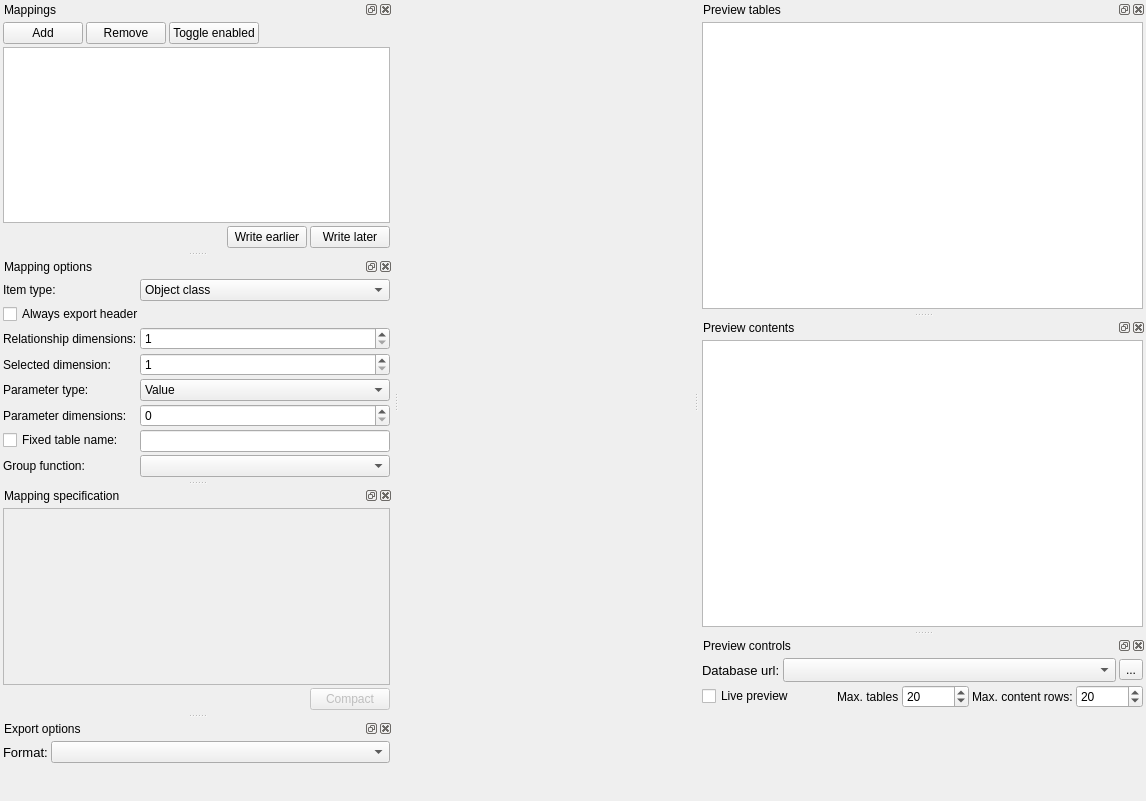
<?xml version="1.0" encoding="UTF-8"?>
<!--
######################################################################################################################
# Copyright (C) 2017-2022 Spine project consortium
# This file is part of Spine Items.
# Spine Items is free software: you can redistribute it and\/or modify it under the terms of the GNU Lesser General
# Public License as published by the Free Software Foundation, either version 3 of the License, or (at your option)
# any later version. This program is distributed in the hope that it will be useful, but WITHOUT ANY WARRANTY;
# without even the implied warranty of MERCHANTABILITY or FITNESS FOR A PARTICULAR PURPOSE. See the GNU Lesser General
# Public License for more details. You should have received a copy of the GNU Lesser General Public License along with
# this program. If not, see <http:\/\/www.gnu.org\/licenses\/>.
######################################################################################################################
-->
<ui version="4.0">
 <class>MainWindow</class>
 <widget class="QMainWindow" name="MainWindow">
  <property name="geometry">
   <rect>
    <x>0</x>
    <y>0</y>
    <width>1146</width>
    <height>801</height>
   </rect>
  </property>
  <property name="windowTitle">
   <string>MainWindow</string>
  </property>
  <property name="dockNestingEnabled">
   <bool>true</bool>
  </property>
  <widget class="QWidget" name="centralwidget"/>
  <widget class="QDockWidget" name="mappings_dock">
   <property name="windowTitle">
    <string>Mappings</string>
   </property>
   <attribute name="dockWidgetArea">
    <number>1</number>
   </attribute>
   <widget class="QWidget" name="dockWidgetContents">
    <layout class="QVBoxLayout" name="verticalLayout">
     <property name="spacing">
      <number>3</number>
     </property>
     <property name="leftMargin">
      <number>3</number>
     </property>
     <property name="topMargin">
      <number>3</number>
     </property>
     <property name="rightMargin">
      <number>3</number>
     </property>
     <property name="bottomMargin">
      <number>3</number>
     </property>
     <item>
      <layout class="QHBoxLayout" name="horizontalLayout_2">
       <item>
        <widget class="QPushButton" name="add_mapping_button">
         <property name="text">
          <string>Add</string>
         </property>
        </widget>
       </item>
       <item>
        <widget class="QPushButton" name="remove_mapping_button">
         <property name="text">
          <string>Remove</string>
         </property>
        </widget>
       </item>
       <item>
        <widget class="QPushButton" name="toggle_enabled_button">
         <property name="toolTip">
          <string>Enable or disable all mappings at once.</string>
         </property>
         <property name="text">
          <string>Toggle enabled</string>
         </property>
        </widget>
       </item>
       <item>
        <spacer name="horizontalSpacer_2">
         <property name="orientation">
          <enum>Qt::Horizontal</enum>
         </property>
         <property name="sizeHint" stdset="0">
          <size>
           <width>40</width>
           <height>20</height>
          </size>
         </property>
        </spacer>
       </item>
      </layout>
     </item>
     <item>
      <widget class="QTableView" name="mappings_table">
       <property name="contextMenuPolicy">
        <enum>Qt::CustomContextMenu</enum>
       </property>
       <property name="selectionBehavior">
        <enum>QAbstractItemView::SelectRows</enum>
       </property>
       <property name="showGrid">
        <bool>false</bool>
       </property>
       <attribute name="verticalHeaderVisible">
        <bool>false</bool>
       </attribute>
      </widget>
     </item>
     <item>
      <layout class="QHBoxLayout" name="horizontalLayout_6">
       <item>
        <spacer name="horizontalSpacer_4">
         <property name="orientation">
          <enum>Qt::Horizontal</enum>
         </property>
         <property name="sizeHint" stdset="0">
          <size>
           <width>40</width>
           <height>20</height>
          </size>
         </property>
        </spacer>
       </item>
       <item>
        <widget class="QPushButton" name="write_earlier_button">
         <property name="toolTip">
          <string>Prioratize mapping.</string>
         </property>
         <property name="text">
          <string>Write earlier</string>
         </property>
        </widget>
       </item>
       <item>
        <widget class="QPushButton" name="write_later_button">
         <property name="toolTip">
          <string>Deprioratize mapping.</string>
         </property>
         <property name="text">
          <string>Write later</string>
         </property>
        </widget>
       </item>
      </layout>
     </item>
    </layout>
   </widget>
  </widget>
  <widget class="QDockWidget" name="mapping_options_dock">
   <property name="windowTitle">
    <string>Mapping options</string>
   </property>
   <attribute name="dockWidgetArea">
    <number>1</number>
   </attribute>
   <widget class="QWidget" name="mapping_options_contents">
    <layout class="QVBoxLayout" name="verticalLayout_7">
     <property name="spacing">
      <number>3</number>
     </property>
     <property name="leftMargin">
      <number>3</number>
     </property>
     <property name="topMargin">
      <number>3</number>
     </property>
     <property name="rightMargin">
      <number>3</number>
     </property>
     <property name="bottomMargin">
      <number>3</number>
     </property>
     <item>
      <layout class="QFormLayout" name="formLayout">
       <item row="0" column="0">
        <widget class="QLabel" name="label_4">
         <property name="text">
          <string>Item type:</string>
         </property>
        </widget>
       </item>
       <item row="0" column="1">
        <widget class="QComboBox" name="item_type_combo_box">
         <item>
          <property name="text">
           <string>Object class</string>
          </property>
         </item>
         <item>
          <property name="text">
           <string>Relationship class</string>
          </property>
         </item>
         <item>
          <property name="text">
           <string>Relationship class with object parameter</string>
          </property>
         </item>
         <item>
          <property name="text">
           <string>Object group</string>
          </property>
         </item>
         <item>
          <property name="text">
           <string>Alternative</string>
          </property>
         </item>
         <item>
          <property name="text">
           <string>Scenario</string>
          </property>
         </item>
         <item>
          <property name="text">
           <string>Scenario alternative</string>
          </property>
         </item>
         <item>
          <property name="text">
           <string>Parameter value list</string>
          </property>
         </item>
         <item>
          <property name="text">
           <string>Feature</string>
          </property>
         </item>
         <item>
          <property name="text">
           <string>Tool</string>
          </property>
         </item>
         <item>
          <property name="text">
           <string>Tool feature</string>
          </property>
         </item>
         <item>
          <property name="text">
           <string>Tool feature method</string>
          </property>
         </item>
        </widget>
       </item>
       <item row="1" column="0" colspan="2">
        <widget class="QCheckBox" name="always_export_header_check_box">
         <property name="toolTip">
          <string>Export header even when a table is otherwise empty.</string>
         </property>
         <property name="text">
          <string>Always export header</string>
         </property>
        </widget>
       </item>
       <item row="2" column="0">
        <widget class="QLabel" name="label_8">
         <property name="text">
          <string>Relationship dimensions:</string>
         </property>
        </widget>
       </item>
       <item row="2" column="1">
        <widget class="QSpinBox" name="relationship_dimensions_spin_box">
         <property name="toolTip">
          <string>Number of expected relationship dimensions.</string>
         </property>
         <property name="minimum">
          <number>1</number>
         </property>
        </widget>
       </item>
       <item row="3" column="0">
        <widget class="QLabel" name="label_7">
         <property name="text">
          <string>Selected dimension:</string>
         </property>
        </widget>
       </item>
       <item row="3" column="1">
        <widget class="QSpinBox" name="highlight_dimension_spin_box">
         <property name="toolTip">
          <string>Relationship dimension used to select object parameters for export.</string>
         </property>
         <property name="minimum">
          <number>1</number>
         </property>
        </widget>
       </item>
       <item row="4" column="0">
        <widget class="QLabel" name="label_5">
         <property name="text">
          <string>Parameter type:</string>
         </property>
        </widget>
       </item>
       <item row="4" column="1">
        <widget class="QComboBox" name="parameter_type_combo_box">
         <item>
          <property name="text">
           <string>Value</string>
          </property>
         </item>
         <item>
          <property name="text">
           <string>Default value</string>
          </property>
         </item>
         <item>
          <property name="text">
           <string>None</string>
          </property>
         </item>
        </widget>
       </item>
       <item row="5" column="0">
        <widget class="QLabel" name="label_10">
         <property name="text">
          <string>Parameter dimensions:</string>
         </property>
        </widget>
       </item>
       <item row="5" column="1">
        <widget class="QSpinBox" name="parameter_dimensions_spin_box">
         <property name="toolTip">
          <string>Number of expected parameter value dimensions.</string>
         </property>
        </widget>
       </item>
       <item row="6" column="0">
        <widget class="QCheckBox" name="fix_table_name_check_box">
         <property name="text">
          <string>Fixed table name:</string>
         </property>
        </widget>
       </item>
       <item row="6" column="1">
        <widget class="QLineEdit" name="fix_table_name_line_edit"/>
       </item>
       <item row="7" column="0">
        <widget class="QLabel" name="label_6">
         <property name="text">
          <string>Group function:</string>
         </property>
        </widget>
       </item>
       <item row="7" column="1">
        <widget class="QComboBox" name="group_fn_combo_box">
         <property name="toolTip">
          <string>Group/aggregate data that ends up in the same cell in pivot tables.</string>
         </property>
        </widget>
       </item>
      </layout>
     </item>
     <item>
      <spacer name="verticalSpacer_3">
       <property name="orientation">
        <enum>Qt::Vertical</enum>
       </property>
       <property name="sizeHint" stdset="0">
        <size>
         <width>20</width>
         <height>12</height>
        </size>
       </property>
      </spacer>
     </item>
    </layout>
   </widget>
  </widget>
  <widget class="QDockWidget" name="mapping_spec_dock">
   <property name="windowTitle">
    <string>Mapping specification</string>
   </property>
   <attribute name="dockWidgetArea">
    <number>1</number>
   </attribute>
   <widget class="QWidget" name="mapping_spec_contents">
    <property name="enabled">
     <bool>false</bool>
    </property>
    <layout class="QVBoxLayout" name="verticalLayout_2">
     <property name="spacing">
      <number>3</number>
     </property>
     <property name="leftMargin">
      <number>3</number>
     </property>
     <property name="topMargin">
      <number>3</number>
     </property>
     <property name="rightMargin">
      <number>3</number>
     </property>
     <property name="bottomMargin">
      <number>3</number>
     </property>
     <item>
      <widget class="QTableView" name="mapping_table_view">
       <property name="selectionMode">
        <enum>QAbstractItemView::SingleSelection</enum>
       </property>
       <attribute name="horizontalHeaderStretchLastSection">
        <bool>true</bool>
       </attribute>
       <attribute name="verticalHeaderVisible">
        <bool>false</bool>
       </attribute>
      </widget>
     </item>
     <item>
      <layout class="QHBoxLayout" name="horizontalLayout_5">
       <item>
        <spacer name="horizontalSpacer">
         <property name="orientation">
          <enum>Qt::Horizontal</enum>
         </property>
         <property name="sizeHint" stdset="0">
          <size>
           <width>40</width>
           <height>20</height>
          </size>
         </property>
        </spacer>
       </item>
       <item>
        <widget class="QPushButton" name="compact_button">
         <property name="toolTip">
          <string>Compact mapping by removing empty columns and rows.</string>
         </property>
         <property name="text">
          <string>Compact</string>
         </property>
        </widget>
       </item>
      </layout>
     </item>
    </layout>
   </widget>
  </widget>
  <widget class="QDockWidget" name="preview_tables_dock">
   <property name="windowTitle">
    <string>Preview tables</string>
   </property>
   <attribute name="dockWidgetArea">
    <number>2</number>
   </attribute>
   <widget class="QWidget" name="dockWidgetContents_5">
    <layout class="QVBoxLayout" name="verticalLayout_3">
     <property name="spacing">
      <number>3</number>
     </property>
     <property name="leftMargin">
      <number>3</number>
     </property>
     <property name="topMargin">
      <number>3</number>
     </property>
     <property name="rightMargin">
      <number>3</number>
     </property>
     <property name="bottomMargin">
      <number>3</number>
     </property>
     <item>
      <widget class="QTreeView" name="preview_tree_view">
       <attribute name="headerVisible">
        <bool>false</bool>
       </attribute>
      </widget>
     </item>
    </layout>
   </widget>
  </widget>
  <widget class="QDockWidget" name="preview_contents_dock">
   <property name="windowTitle">
    <string>Preview contents</string>
   </property>
   <attribute name="dockWidgetArea">
    <number>2</number>
   </attribute>
   <widget class="QWidget" name="dockWidgetContents_6">
    <layout class="QVBoxLayout" name="verticalLayout_4">
     <property name="spacing">
      <number>3</number>
     </property>
     <property name="leftMargin">
      <number>3</number>
     </property>
     <property name="topMargin">
      <number>3</number>
     </property>
     <property name="rightMargin">
      <number>3</number>
     </property>
     <property name="bottomMargin">
      <number>3</number>
     </property>
     <item>
      <widget class="QTableView" name="preview_table_view"/>
     </item>
    </layout>
   </widget>
  </widget>
  <widget class="QDockWidget" name="export_options_dock">
   <property name="allowedAreas">
    <set>Qt::AllDockWidgetAreas</set>
   </property>
   <property name="windowTitle">
    <string>Export options</string>
   </property>
   <attribute name="dockWidgetArea">
    <number>1</number>
   </attribute>
   <widget class="QWidget" name="dockWidgetContents_7">
    <layout class="QVBoxLayout" name="verticalLayout_5">
     <property name="spacing">
      <number>3</number>
     </property>
     <property name="leftMargin">
      <number>3</number>
     </property>
     <property name="topMargin">
      <number>3</number>
     </property>
     <property name="rightMargin">
      <number>3</number>
     </property>
     <property name="bottomMargin">
      <number>3</number>
     </property>
     <item>
      <layout class="QHBoxLayout" name="horizontalLayout_4">
       <item>
        <widget class="QLabel" name="label">
         <property name="sizePolicy">
          <sizepolicy hsizetype="Preferred" vsizetype="Preferred">
           <horstretch>0</horstretch>
           <verstretch>0</verstretch>
          </sizepolicy>
         </property>
         <property name="font">
          <font>
           <pointsize>10</pointsize>
          </font>
         </property>
         <property name="text">
          <string>Format:</string>
         </property>
        </widget>
       </item>
       <item>
        <widget class="QComboBox" name="export_format_combo_box">
         <property name="sizePolicy">
          <sizepolicy hsizetype="Preferred" vsizetype="Fixed">
           <horstretch>1</horstretch>
           <verstretch>0</verstretch>
          </sizepolicy>
         </property>
        </widget>
       </item>
      </layout>
     </item>
     <item>
      <spacer name="verticalSpacer">
       <property name="orientation">
        <enum>Qt::Vertical</enum>
       </property>
       <property name="sizeHint" stdset="0">
        <size>
         <width>20</width>
         <height>40</height>
        </size>
       </property>
      </spacer>
     </item>
    </layout>
   </widget>
  </widget>
  <widget class="QDockWidget" name="preview_controls_dock">
   <property name="windowTitle">
    <string>Preview controls</string>
   </property>
   <attribute name="dockWidgetArea">
    <number>2</number>
   </attribute>
   <widget class="QWidget" name="dockWidgetContents_4">
    <layout class="QVBoxLayout" name="verticalLayout_6">
     <property name="spacing">
      <number>3</number>
     </property>
     <property name="leftMargin">
      <number>3</number>
     </property>
     <property name="topMargin">
      <number>3</number>
     </property>
     <property name="rightMargin">
      <number>3</number>
     </property>
     <property name="bottomMargin">
      <number>3</number>
     </property>
     <item>
      <layout class="QHBoxLayout" name="horizontalLayout_3">
       <item>
        <widget class="QLabel" name="label_9">
         <property name="font">
          <font>
           <pointsize>10</pointsize>
          </font>
         </property>
         <property name="text">
          <string>Database url:</string>
         </property>
        </widget>
       </item>
       <item>
        <widget class="ElidedCombobox" name="database_url_combo_box">
         <property name="sizePolicy">
          <sizepolicy hsizetype="Expanding" vsizetype="Fixed">
           <horstretch>0</horstretch>
           <verstretch>0</verstretch>
          </sizepolicy>
         </property>
         <property name="sizeAdjustPolicy">
          <enum>QComboBox::AdjustToMinimumContentsLengthWithIcon</enum>
         </property>
         <property name="minimumContentsLength">
          <number>0</number>
         </property>
        </widget>
       </item>
       <item>
        <widget class="QToolButton" name="load_url_from_fs_button">
         <property name="toolTip">
          <string>&lt;html&gt;&lt;head/&gt;&lt;body&gt;&lt;p&gt;Browse file system&lt;/p&gt;&lt;/body&gt;&lt;/html&gt;</string>
         </property>
         <property name="text">
          <string>...</string>
         </property>
         <property name="icon">
          <iconset resource="../../ui/resources/resources_icons.qrc">
           <normaloff>:/icons/folder-open-solid.svg</normaloff>:/icons/folder-open-solid.svg</iconset>
         </property>
        </widget>
       </item>
      </layout>
     </item>
     <item>
      <layout class="QHBoxLayout" name="horizontalLayout">
       <item>
        <widget class="QCheckBox" name="live_preview_check_box">
         <property name="text">
          <string>Live preview</string>
         </property>
         <property name="checked">
          <bool>false</bool>
         </property>
        </widget>
       </item>
       <item>
        <spacer name="horizontalSpacer_3">
         <property name="orientation">
          <enum>Qt::Horizontal</enum>
         </property>
         <property name="sizeHint" stdset="0">
          <size>
           <width>40</width>
           <height>20</height>
          </size>
         </property>
        </spacer>
       </item>
       <item>
        <widget class="QLabel" name="label_3">
         <property name="text">
          <string>Max. tables</string>
         </property>
        </widget>
       </item>
       <item>
        <widget class="QSpinBox" name="max_preview_tables_spin_box">
         <property name="maximum">
          <number>16777215</number>
         </property>
         <property name="singleStep">
          <number>10</number>
         </property>
         <property name="value">
          <number>20</number>
         </property>
        </widget>
       </item>
       <item>
        <widget class="QLabel" name="label_2">
         <property name="text">
          <string>Max. content rows:</string>
         </property>
        </widget>
       </item>
       <item>
        <widget class="QSpinBox" name="max_preview_rows_spin_box">
         <property name="maximum">
          <number>16777215</number>
         </property>
         <property name="singleStep">
          <number>10</number>
         </property>
         <property name="value">
          <number>20</number>
         </property>
        </widget>
       </item>
      </layout>
     </item>
     <item>
      <spacer name="verticalSpacer_2">
       <property name="orientation">
        <enum>Qt::Vertical</enum>
       </property>
       <property name="sizeHint" stdset="0">
        <size>
         <width>20</width>
         <height>40</height>
        </size>
       </property>
      </spacer>
     </item>
    </layout>
   </widget>
  </widget>
 </widget>
 <customwidgets>
  <customwidget>
   <class>ElidedCombobox</class>
   <extends>QComboBox</extends>
   <header>spinetoolbox/widgets/custom_combobox.h</header>
  </customwidget>
 </customwidgets>
 <resources>
  <include location="../../ui/resources/resources_icons.qrc"/>
 </resources>
 <connections/>
</ui>
